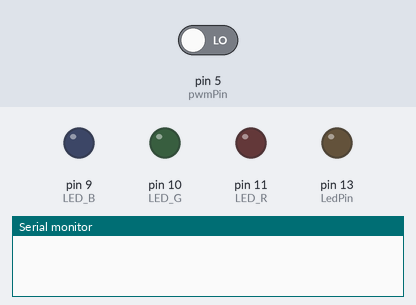
Simulated run of this sketch. Board: Arduino Uno, built with avr-gcc and run on an emulated ATmega328P. Parts: output pins drawn as LEDs (lit = HIGH), the last lines printed to the serial monitor. The inputs (shaded band) are chosen by the test bench; at power-on: pin 5 (pwmPin) LOW.

Above: at 1.2 s.
1.3 s: pin 5 (pwmPin) driven HIGH
At 2.5 s:
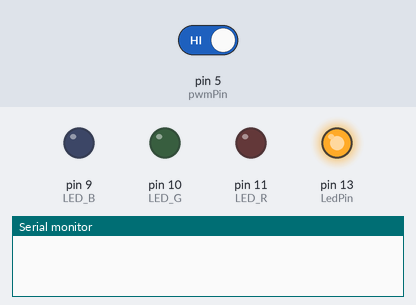
2.8 s: pin 5 (pwmPin) driven LOW
At 3.6 s:
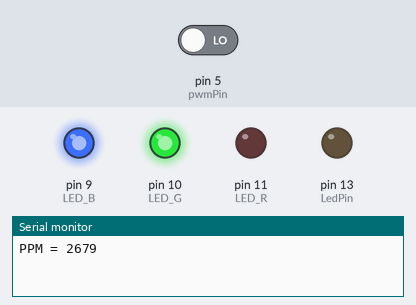
4.3 s: pin 5 (pwmPin) driven HIGH
At 4.7 s:
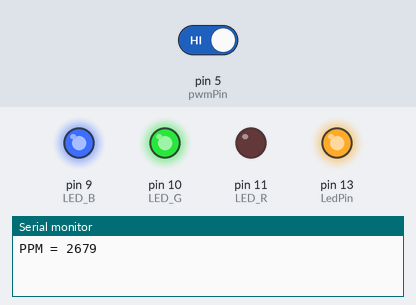
Timing chart, 0 to 7.3 s (numbered marks = the images above; inputs shaded):
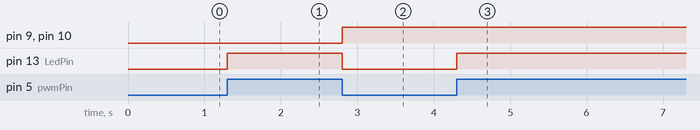

The sketch:

mh-z19-pwm.ino
```cpp
#define pwmPin 5
#define LedPin 13
//   LED   //
#define LED_R 11
#define LED_G 10
#define LED_B 9

int prevVal = LOW;
long th, tl, h, l, ppm;

void setup() {
  Serial.begin(9600);
  pinMode(pwmPin, INPUT);
  pinMode(LedPin, OUTPUT);
  pinMode(LED_R, OUTPUT);
  pinMode(LED_G, OUTPUT);
  pinMode(LED_B, OUTPUT);
}

void loop() {
   int r, g, b;
  long tt = millis();
  int myVal = digitalRead(pwmPin);

  //Если обнаружили изменение
  if (myVal == HIGH) {
    digitalWrite(LedPin, HIGH);
    if (myVal != prevVal) {
      h = tt;
      tl = h - l;
      prevVal = myVal;
    }
  }  else {
    digitalWrite(LedPin, LOW);
    if (myVal != prevVal) {
      l = tt;
      th = l - h;
      prevVal = myVal;
      ppm = 5000 * (th - 2) / (th + tl - 4);
      Serial.println("PPM = " + String(ppm));
if (ppm < 600 ) {
r = 0; g = 255;
} else if (ppm < 900) {
      r = 200; g = 50;
} else {
     r = 255; g = 0;
}  SetColor(r, g, 0);
    }
  }
}

void SetColor(int r, int g, int b)
{
  r = constrain(r, 0, 255);
  g = constrain(g, 0, 255);
  b = constrain(b, 0, 255);

  analogWrite(LED_R, 255-r);
  analogWrite(LED_G, 255-g);
  analogWrite(LED_B, 255-b);
}
```

Measured:
- after the input at 1.3 s, pin 13 (LedPin): LOW → HIGH at once
- after the input at 2.8 s, pin 9 (LED_B), pin 10 (LED_G): LOW → HIGH at once; pin 13 (LedPin): HIGH → LOW at once
- after the input at 4.3 s, pin 13 (LedPin): LOW → HIGH at once
